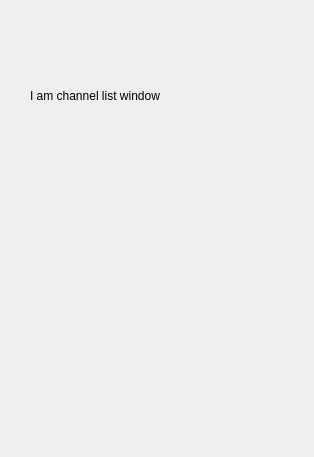
<?xml version="1.0" encoding="UTF-8"?>
<ui version="4.0">
 <class>MenuChannelList</class>
 <widget class="QWidget" name="MenuChannelList">
  <property name="geometry">
   <rect>
    <x>0</x>
    <y>0</y>
    <width>314</width>
    <height>457</height>
   </rect>
  </property>
  <property name="windowTitle">
   <string>MenuChannelList</string>
  </property>
  <widget class="QLabel" name="label">
   <property name="geometry">
    <rect>
     <x>30</x>
     <y>80</y>
     <width>200</width>
     <height>31</height>
    </rect>
   </property>
   <property name="text">
    <string>I am channel list window</string>
   </property>
  </widget>
 </widget>
 <resources/>
 <connections/>
</ui>
